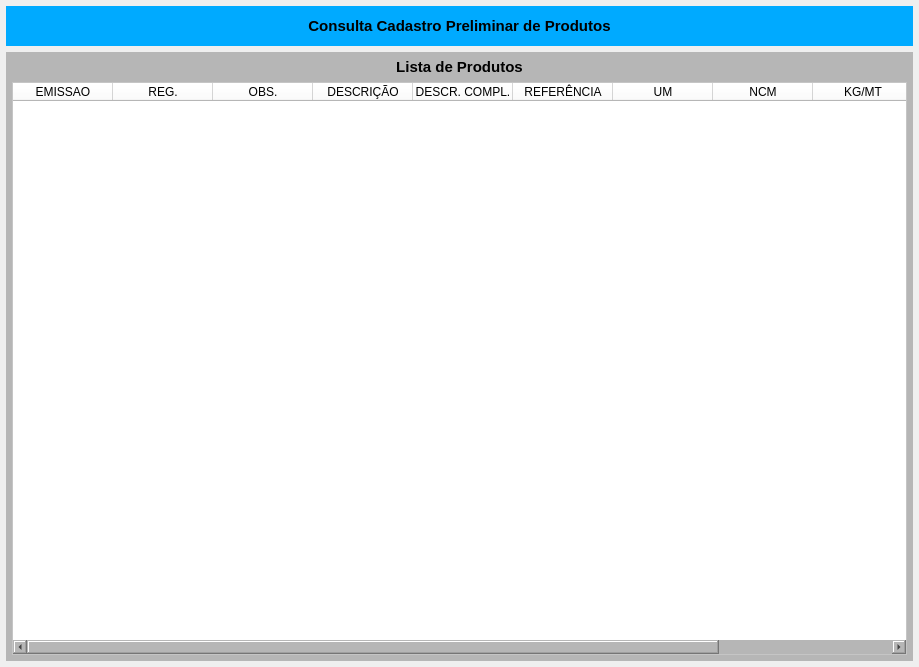
<?xml version="1.0" encoding="UTF-8"?>
<ui version="4.0">
 <class>MainWindow</class>
 <widget class="QMainWindow" name="MainWindow">
  <property name="geometry">
   <rect>
    <x>0</x>
    <y>0</y>
    <width>919</width>
    <height>667</height>
   </rect>
  </property>
  <property name="windowTitle">
   <string>Status Pré Cadastro</string>
  </property>
  <widget class="QWidget" name="centralwidget">
   <layout class="QVBoxLayout" name="verticalLayout_2">
    <property name="leftMargin">
     <number>6</number>
    </property>
    <property name="topMargin">
     <number>6</number>
    </property>
    <property name="rightMargin">
     <number>6</number>
    </property>
    <property name="bottomMargin">
     <number>6</number>
    </property>
    <item>
     <widget class="QWidget" name="widget_cabecalho" native="true">
      <property name="sizePolicy">
       <sizepolicy hsizetype="Preferred" vsizetype="Fixed">
        <horstretch>0</horstretch>
        <verstretch>0</verstretch>
       </sizepolicy>
      </property>
      <property name="minimumSize">
       <size>
        <width>0</width>
        <height>40</height>
       </size>
      </property>
      <property name="maximumSize">
       <size>
        <width>16777215</width>
        <height>40</height>
       </size>
      </property>
      <property name="styleSheet">
       <string notr="true">background-color: rgb(0, 170, 255);</string>
      </property>
      <layout class="QHBoxLayout" name="horizontalLayout">
       <property name="spacing">
        <number>0</number>
       </property>
       <property name="leftMargin">
        <number>15</number>
       </property>
       <property name="topMargin">
        <number>6</number>
       </property>
       <property name="rightMargin">
        <number>15</number>
       </property>
       <property name="bottomMargin">
        <number>6</number>
       </property>
       <item>
        <widget class="QLabel" name="label_13">
         <property name="sizePolicy">
          <sizepolicy hsizetype="Minimum" vsizetype="Preferred">
           <horstretch>0</horstretch>
           <verstretch>0</verstretch>
          </sizepolicy>
         </property>
         <property name="minimumSize">
          <size>
           <width>300</width>
           <height>0</height>
          </size>
         </property>
         <property name="font">
          <font>
           <pointsize>11</pointsize>
           <weight>75</weight>
           <bold>true</bold>
          </font>
         </property>
         <property name="text">
          <string>Consulta Cadastro Preliminar de Produtos</string>
         </property>
         <property name="alignment">
          <set>Qt::AlignCenter</set>
         </property>
        </widget>
       </item>
      </layout>
     </widget>
    </item>
    <item>
     <widget class="QWidget" name="widget_Cor1" native="true">
      <property name="styleSheet">
       <string notr="true">background-color: rgb(182, 182, 182);</string>
      </property>
      <layout class="QVBoxLayout" name="verticalLayout_3">
       <property name="leftMargin">
        <number>6</number>
       </property>
       <property name="topMargin">
        <number>6</number>
       </property>
       <property name="rightMargin">
        <number>6</number>
       </property>
       <property name="bottomMargin">
        <number>6</number>
       </property>
       <item>
        <widget class="QLabel" name="label_Titulo">
         <property name="maximumSize">
          <size>
           <width>16777215</width>
           <height>18</height>
          </size>
         </property>
         <property name="font">
          <font>
           <pointsize>11</pointsize>
           <weight>75</weight>
           <bold>true</bold>
          </font>
         </property>
         <property name="text">
          <string>Lista de Produtos</string>
         </property>
         <property name="alignment">
          <set>Qt::AlignCenter</set>
         </property>
        </widget>
       </item>
       <item>
        <widget class="QTableWidget" name="table_Produto">
         <property name="sizePolicy">
          <sizepolicy hsizetype="Preferred" vsizetype="Preferred">
           <horstretch>0</horstretch>
           <verstretch>0</verstretch>
          </sizepolicy>
         </property>
         <property name="font">
          <font>
           <pointsize>8</pointsize>
          </font>
         </property>
         <property name="styleSheet">
          <string notr="true">background-color: rgb(255, 255, 255);</string>
         </property>
         <column>
          <property name="text">
           <string>EMISSAO</string>
          </property>
         </column>
         <column>
          <property name="text">
           <string>REG.</string>
          </property>
         </column>
         <column>
          <property name="text">
           <string>OBS.</string>
          </property>
         </column>
         <column>
          <property name="text">
           <string>DESCRIÇÃO</string>
          </property>
         </column>
         <column>
          <property name="text">
           <string>DESCR. COMPL.</string>
          </property>
         </column>
         <column>
          <property name="text">
           <string>REFERÊNCIA</string>
          </property>
         </column>
         <column>
          <property name="text">
           <string>UM</string>
          </property>
         </column>
         <column>
          <property name="text">
           <string>NCM</string>
          </property>
         </column>
         <column>
          <property name="text">
           <string>KG/MT</string>
          </property>
         </column>
         <column>
          <property name="text">
           <string>FORNECEDOR</string>
          </property>
         </column>
        </widget>
       </item>
      </layout>
     </widget>
    </item>
   </layout>
  </widget>
 </widget>
 <tabstops>
  <tabstop>table_Produto</tabstop>
 </tabstops>
 <resources/>
 <connections/>
</ui>
